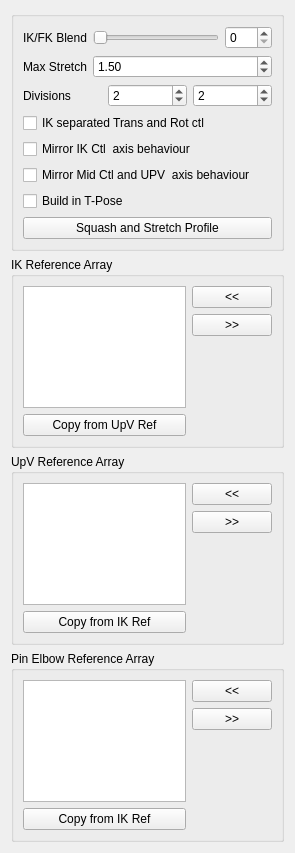
<?xml version="1.0" encoding="UTF-8"?>
<ui version="4.0">
 <class>Form</class>
 <widget class="QWidget" name="Form">
  <property name="geometry">
   <rect>
    <x>0</x>
    <y>0</y>
    <width>295</width>
    <height>853</height>
   </rect>
  </property>
  <property name="windowTitle">
   <string>Form</string>
  </property>
  <layout class="QGridLayout" name="gridLayout">
   <item row="0" column="0">
    <widget class="QGroupBox" name="groupBox">
     <property name="title">
      <string/>
     </property>
     <layout class="QGridLayout" name="gridLayout_2">
      <item row="0" column="0">
       <layout class="QVBoxLayout" name="verticalLayout">
        <item>
         <layout class="QFormLayout" name="formLayout">
          <property name="fieldGrowthPolicy">
           <enum>QFormLayout::AllNonFixedFieldsGrow</enum>
          </property>
          <item row="0" column="0">
           <widget class="QLabel" name="ikfk_label">
            <property name="text">
             <string>IK/FK Blend</string>
            </property>
           </widget>
          </item>
          <item row="0" column="1">
           <layout class="QHBoxLayout" name="horizontalLayout_3">
            <item>
             <widget class="QSlider" name="ikfk_slider">
              <property name="minimumSize">
               <size>
                <width>0</width>
                <height>15</height>
               </size>
              </property>
              <property name="maximum">
               <number>100</number>
              </property>
              <property name="orientation">
               <enum>Qt::Horizontal</enum>
              </property>
             </widget>
            </item>
            <item>
             <widget class="QSpinBox" name="ikfk_spinBox">
              <property name="maximum">
               <number>100</number>
              </property>
             </widget>
            </item>
           </layout>
          </item>
          <item row="1" column="0">
           <widget class="QLabel" name="maxStretch_label">
            <property name="sizePolicy">
             <sizepolicy hsizetype="MinimumExpanding" vsizetype="MinimumExpanding">
              <horstretch>0</horstretch>
              <verstretch>0</verstretch>
             </sizepolicy>
            </property>
            <property name="text">
             <string>Max Stretch</string>
            </property>
           </widget>
          </item>
          <item row="1" column="1">
           <widget class="QDoubleSpinBox" name="maxStretch_spinBox">
            <property name="sizePolicy">
             <sizepolicy hsizetype="MinimumExpanding" vsizetype="Fixed">
              <horstretch>0</horstretch>
              <verstretch>0</verstretch>
             </sizepolicy>
            </property>
            <property name="minimum">
             <double>1.000000000000000</double>
            </property>
            <property name="value">
             <double>1.500000000000000</double>
            </property>
           </widget>
          </item>
         </layout>
        </item>
        <item>
         <layout class="QHBoxLayout" name="horizontalLayout">
          <item>
           <widget class="QLabel" name="divisions_label">
            <property name="text">
             <string>Divisions</string>
            </property>
           </widget>
          </item>
          <item>
           <widget class="QSpinBox" name="div0_spinBox">
            <property name="minimum">
             <number>1</number>
            </property>
            <property name="value">
             <number>2</number>
            </property>
           </widget>
          </item>
          <item>
           <widget class="QSpinBox" name="div1_spinBox">
            <property name="minimum">
             <number>1</number>
            </property>
            <property name="value">
             <number>2</number>
            </property>
           </widget>
          </item>
         </layout>
        </item>
        <item>
         <widget class="QCheckBox" name="ikTR_checkBox">
          <property name="text">
           <string>IK separated Trans and Rot ctl</string>
          </property>
         </widget>
        </item>
        <item>
         <widget class="QCheckBox" name="mirrorIK_checkBox">
          <property name="toolTip">
           <string extracomment="This option set the axis of the mid CTL (elbow) and the up vector control to move in a mirror behaviour ">This option set the axis of the mid CTL (elbow) and the up vector control to move in a mirror behaviour </string>
          </property>
          <property name="statusTip">
           <string extracomment="This option set the axis of the mid CTL (elbow) and the up vector control to move in a mirror behaviour ">This option set the axis of the mid CTL (elbow) and the up vector control to move in a mirror behaviour </string>
          </property>
          <property name="whatsThis">
           <string>This option set the axis of the mid CTL (elbow) and the up vector control to move in a mirror behaviour </string>
          </property>
          <property name="text">
           <string>Mirror IK Ctl  axis behaviour</string>
          </property>
         </widget>
        </item>
        <item>
         <widget class="QCheckBox" name="mirrorMid_checkBox">
          <property name="toolTip">
           <string extracomment="This option set the axis of the mid CTL (elbow) and the up vector control to move in a mirror behaviour ">This option set the axis of the mid CTL (elbow) and the up vector control to move in a mirror behaviour </string>
          </property>
          <property name="statusTip">
           <string extracomment="This option set the axis of the mid CTL (elbow) and the up vector control to move in a mirror behaviour ">This option set the axis of the mid CTL (elbow) and the up vector control to move in a mirror behaviour </string>
          </property>
          <property name="whatsThis">
           <string>This option set the axis of the mid CTL (elbow) and the up vector control to move in a mirror behaviour </string>
          </property>
          <property name="text">
           <string>Mirror Mid Ctl and UPV  axis behaviour</string>
          </property>
         </widget>
        </item>
        <item>
         <widget class="QCheckBox" name="buildTpose_checkBox">
          <property name="toolTip">
           <string extracomment="Aligns the guide in T-Pose before building the component">Aligns the guide in T-Pose before building the component</string>
          </property>
          <property name="statusTip">
           <string extracomment="This option set the axis of the mid CTL (elbow) and the up vector control to move in a mirror behaviour ">Aligns the guide in T-Pose before building the component</string>
          </property>
          <property name="whatsThis">
           <string>Aligns the guide in T-Pose before building the component</string>
          </property>
          <property name="text">
           <string>Build in T-Pose</string>
          </property>
         </widget>
        </item>
        <item>
         <layout class="QHBoxLayout" name="horizontalLayout_2">
          <item>
           <widget class="QPushButton" name="squashStretchProfile_pushButton">
            <property name="text">
             <string>Squash and Stretch Profile</string>
            </property>
           </widget>
          </item>
         </layout>
        </item>
       </layout>
      </item>
     </layout>
    </widget>
   </item>
   <item row="1" column="0">
    <widget class="QGroupBox" name="ikRefArray_groupBox">
     <property name="title">
      <string>IK Reference Array</string>
     </property>
     <layout class="QGridLayout" name="gridLayout_3">
      <item row="0" column="0">
       <layout class="QHBoxLayout" name="ikRefArray_horizontalLayout">
        <item>
         <layout class="QVBoxLayout" name="ikRefArray_verticalLayout_1">
          <item>
           <widget class="QListWidget" name="ikRefArray_listWidget">
            <property name="dragDropOverwriteMode">
             <bool>true</bool>
            </property>
            <property name="dragDropMode">
             <enum>QAbstractItemView::InternalMove</enum>
            </property>
            <property name="defaultDropAction">
             <enum>Qt::MoveAction</enum>
            </property>
            <property name="alternatingRowColors">
             <bool>true</bool>
            </property>
            <property name="selectionMode">
             <enum>QAbstractItemView::ExtendedSelection</enum>
            </property>
            <property name="selectionRectVisible">
             <bool>false</bool>
            </property>
           </widget>
          </item>
          <item>
           <widget class="QPushButton" name="ikRefArray_copyRef_pushButton">
            <property name="text">
             <string>Copy from UpV Ref</string>
            </property>
           </widget>
          </item>
         </layout>
        </item>
        <item>
         <layout class="QVBoxLayout" name="ikRefArray_verticalLayout_2">
          <item>
           <widget class="QPushButton" name="ikRefArrayAdd_pushButton">
            <property name="text">
             <string>&lt;&lt;</string>
            </property>
           </widget>
          </item>
          <item>
           <widget class="QPushButton" name="ikRefArrayRemove_pushButton">
            <property name="text">
             <string>&gt;&gt;</string>
            </property>
           </widget>
          </item>
          <item>
           <spacer name="ikRefArray_verticalSpacer">
            <property name="orientation">
             <enum>Qt::Vertical</enum>
            </property>
            <property name="sizeHint" stdset="0">
             <size>
              <width>20</width>
              <height>40</height>
             </size>
            </property>
           </spacer>
          </item>
         </layout>
        </item>
       </layout>
      </item>
     </layout>
    </widget>
   </item>
   <item row="2" column="0">
    <widget class="QGroupBox" name="upvRefArray_groupBox">
     <property name="title">
      <string>UpV Reference Array</string>
     </property>
     <layout class="QGridLayout" name="gridLayout_5">
      <item row="0" column="0">
       <layout class="QHBoxLayout" name="upvRefArray_horizontalLayout">
        <item>
         <layout class="QVBoxLayout" name="upvRefArray_verticalLayout_1">
          <item>
           <widget class="QListWidget" name="upvRefArray_listWidget">
            <property name="dragDropOverwriteMode">
             <bool>true</bool>
            </property>
            <property name="dragDropMode">
             <enum>QAbstractItemView::InternalMove</enum>
            </property>
            <property name="defaultDropAction">
             <enum>Qt::MoveAction</enum>
            </property>
            <property name="alternatingRowColors">
             <bool>true</bool>
            </property>
            <property name="selectionMode">
             <enum>QAbstractItemView::ExtendedSelection</enum>
            </property>
            <property name="selectionRectVisible">
             <bool>false</bool>
            </property>
           </widget>
          </item>
          <item>
           <widget class="QPushButton" name="upvRefArray_copyRef_pushButton">
            <property name="text">
             <string>Copy from IK Ref</string>
            </property>
           </widget>
          </item>
         </layout>
        </item>
        <item>
         <layout class="QVBoxLayout" name="upvRefArray_verticalLayout_2">
          <item>
           <widget class="QPushButton" name="upvRefArrayAdd_pushButton">
            <property name="text">
             <string>&lt;&lt;</string>
            </property>
           </widget>
          </item>
          <item>
           <widget class="QPushButton" name="upvRefArrayRemove_pushButton">
            <property name="text">
             <string>&gt;&gt;</string>
            </property>
           </widget>
          </item>
          <item>
           <spacer name="upvRefArray_verticalSpacer">
            <property name="orientation">
             <enum>Qt::Vertical</enum>
            </property>
            <property name="sizeHint" stdset="0">
             <size>
              <width>20</width>
              <height>40</height>
             </size>
            </property>
           </spacer>
          </item>
         </layout>
        </item>
       </layout>
      </item>
     </layout>
    </widget>
   </item>
   <item row="3" column="0">
    <widget class="QGroupBox" name="pinRefArray_groupBox">
     <property name="title">
      <string>Pin Elbow Reference Array</string>
     </property>
     <layout class="QGridLayout" name="gridLayout_4">
      <item row="0" column="0">
       <layout class="QHBoxLayout" name="pinRefArray_horizontalLayout">
        <item>
         <layout class="QVBoxLayout" name="pinRefArray_verticalLayout">
          <item>
           <widget class="QListWidget" name="pinRefArray_listWidget">
            <property name="dragDropOverwriteMode">
             <bool>true</bool>
            </property>
            <property name="dragDropMode">
             <enum>QAbstractItemView::InternalMove</enum>
            </property>
            <property name="defaultDropAction">
             <enum>Qt::MoveAction</enum>
            </property>
            <property name="alternatingRowColors">
             <bool>true</bool>
            </property>
            <property name="selectionMode">
             <enum>QAbstractItemView::ExtendedSelection</enum>
            </property>
            <property name="selectionRectVisible">
             <bool>false</bool>
            </property>
           </widget>
          </item>
          <item>
           <widget class="QPushButton" name="pinRefArray_copyRef_pushButton">
            <property name="text">
             <string>Copy from IK Ref</string>
            </property>
           </widget>
          </item>
         </layout>
        </item>
        <item>
         <layout class="QVBoxLayout" name="pinRefArray_verticalLayout_2">
          <item>
           <widget class="QPushButton" name="pinRefArrayAdd_pushButton">
            <property name="text">
             <string>&lt;&lt;</string>
            </property>
           </widget>
          </item>
          <item>
           <widget class="QPushButton" name="pinRefArrayRemove_pushButton">
            <property name="text">
             <string>&gt;&gt;</string>
            </property>
           </widget>
          </item>
          <item>
           <spacer name="pinRefArray_verticalSpacer">
            <property name="orientation">
             <enum>Qt::Vertical</enum>
            </property>
            <property name="sizeHint" stdset="0">
             <size>
              <width>20</width>
              <height>40</height>
             </size>
            </property>
           </spacer>
          </item>
         </layout>
        </item>
       </layout>
      </item>
     </layout>
    </widget>
   </item>
  </layout>
 </widget>
 <resources/>
 <connections>
  <connection>
   <sender>ikfk_slider</sender>
   <signal>sliderMoved(int)</signal>
   <receiver>ikfk_spinBox</receiver>
   <slot>setValue(int)</slot>
   <hints>
    <hint type="sourcelabel">
     <x>144</x>
     <y>47</y>
    </hint>
    <hint type="destinationlabel">
     <x>220</x>
     <y>45</y>
    </hint>
   </hints>
  </connection>
  <connection>
   <sender>ikfk_spinBox</sender>
   <signal>valueChanged(int)</signal>
   <receiver>ikfk_slider</receiver>
   <slot>setValue(int)</slot>
   <hints>
    <hint type="sourcelabel">
     <x>222</x>
     <y>37</y>
    </hint>
    <hint type="destinationlabel">
     <x>182</x>
     <y>37</y>
    </hint>
   </hints>
  </connection>
 </connections>
</ui>
